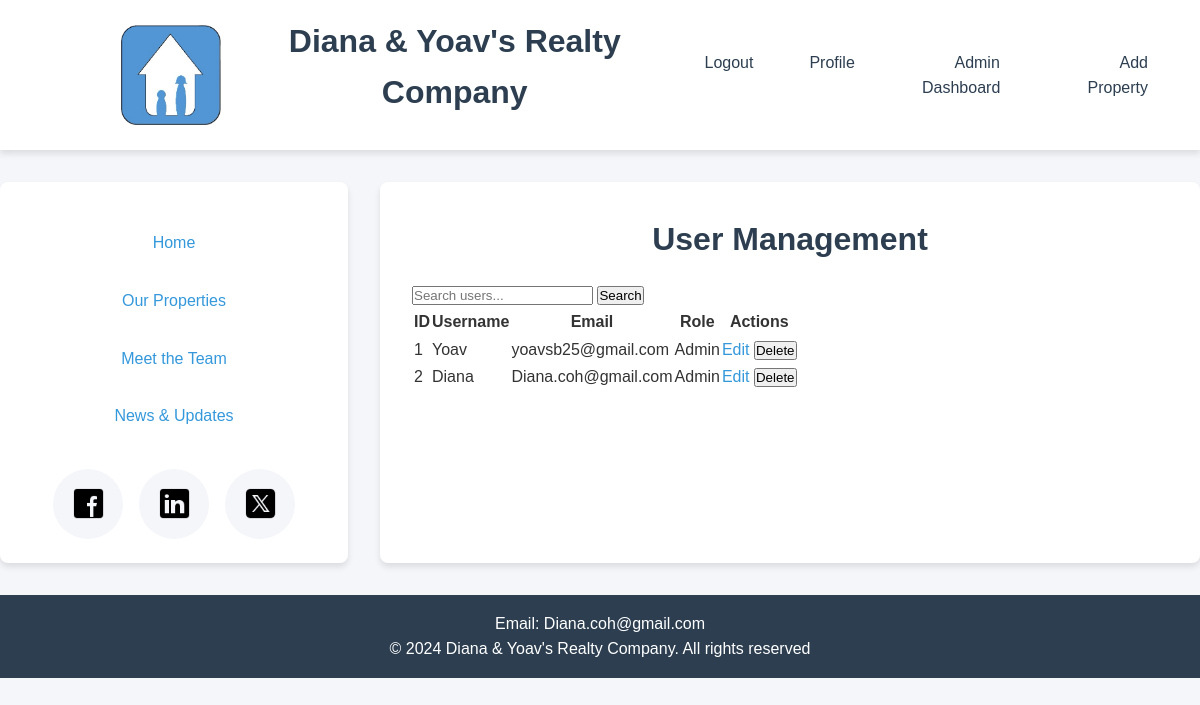
The app's page /admin/users (signed in) with its own data.
### app.py (models this page shows, shortened)
class User(db.Model, UserMixin):
    id = db.Column(db.Integer, primary_key=True)
    username = db.Column(db.String(150), nullable=False, unique=True)
    email = db.Column(db.String(150), nullable=False, unique=True)
    password = db.Column(db.String(150), nullable=False)
    is_admin = db.Column(db.Boolean, default=False)

### app.py (the view)
@app.route('/admin/users')
@login_required
@admin_required
def admin_users():
    search_query = request.args.get('search')
    if search_query:
        users = User.query.filter(User.username.contains(search_query) | User.email.contains(search_query)).all()
    else:
        users = User.query.all()
    return render_template('admin_users.html', users=users)

### app.py (called while the page is built)
def admin_required(f):
    @wraps(f)
    def decorated_function(*args, **kwargs):
        if not current_user.is_admin:
            abort(403)
        return f(*args, **kwargs)
    return decorated_function

@login_manager.user_loader
def load_user(user_id):
    return User.query.get(int(user_id))

### templates/admin_users.html (shortened to what this page needs)
{% extends "base.html" %}
{% block content %}
<h1>User Management</h1>
<form method="GET" action="{{ url_for('admin_users') }}">
    <input type="text" name="search" placeholder="Search users...">
    <button type="submit">Search</button>
</form>
<table>
    <thead>
        <tr>
            <th>ID</th>
            <th>Username</th>
            <th>Email</th>
            <th>Role</th>
            <th>Actions</th>
        </tr>
    </thead>
    <tbody>
        {% for user in users %}
        <tr>
            <td>{{ user.id }}</td>
            <td>{{ user.username }}</td>
            <td>{{ user.email }}</td>
            <td>{{ 'Admin' if user.is_admin else 'User' }}</td>
            <td>
                <a href="{{ url_for('edit_user', user_id=user.id) }}">Edit</a>
                <form action="{{ url_for('delete_user', user_id=user.id) }}" method="POST" style="display:inline;">
                    <button type="submit">Delete</button>
                </form>
            </td>
        </tr>
        {% endfor %}
    </tbody>
</table>
{% endblock %}

### static/style.css (style rules this page uses)
:root { --primary-color: #2c3e50; --secondary-color: #3498db; --accent-color: #e74c3c; --success-color: #2ecc71; --warning-color: #f1c40f; --danger-color: #e74c3c; --text-color: #333; --light-gray: #f5f6fa; --medium-gray: #95a5a6; --border-color: #dcdde1; --font-main: 'Arial', sans-serif; --transition: all 0.3s ease; --shadow: 0 4px 6px rgba(0, 0, 0, 0.1); }
* { margin: 0; padding: 0; box-sizing: border-box; }
body { font-family: var(--font-main); line-height: 1.6; color: var(--text-color); background-color: var(--light-gray); }
h1, h2, h3, h4, h5, h6 { color: var(--primary-color); margin-bottom: 1rem; text-align: center; }
a { color: var(--secondary-color); text-decoration: none; transition: var(--transition); }

### records on screen
User: id "1", username "Yoav", email "yoavsb25@gmail.com", is_admin "Admin"
User: id "2", username "Diana", email "Diana.coh@gmail.com", is_admin "Admin"
